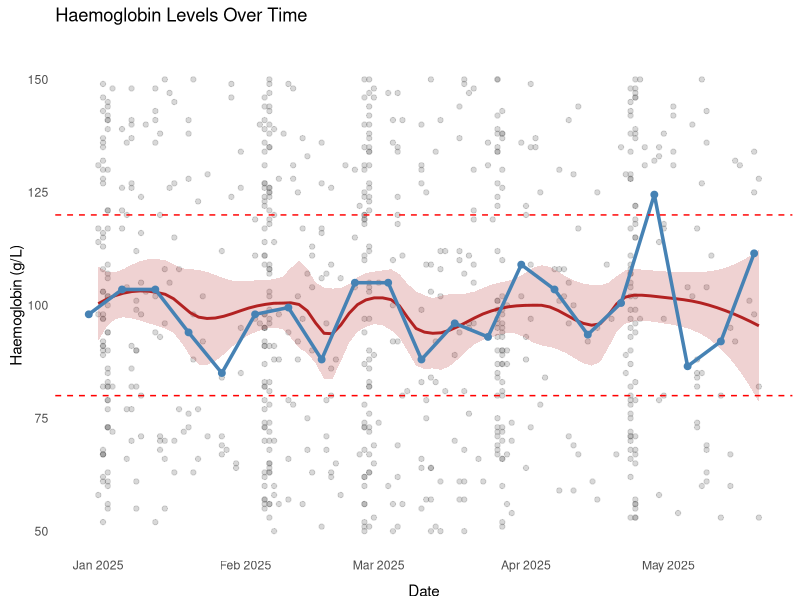
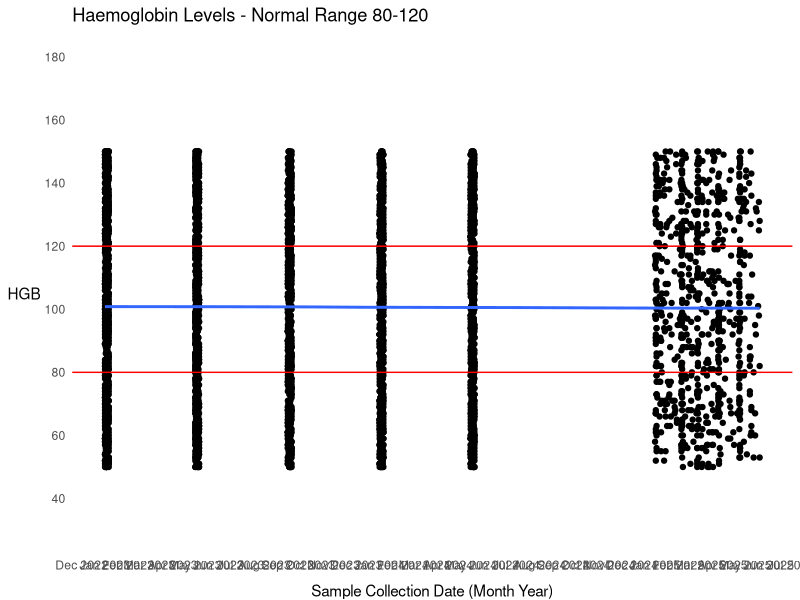
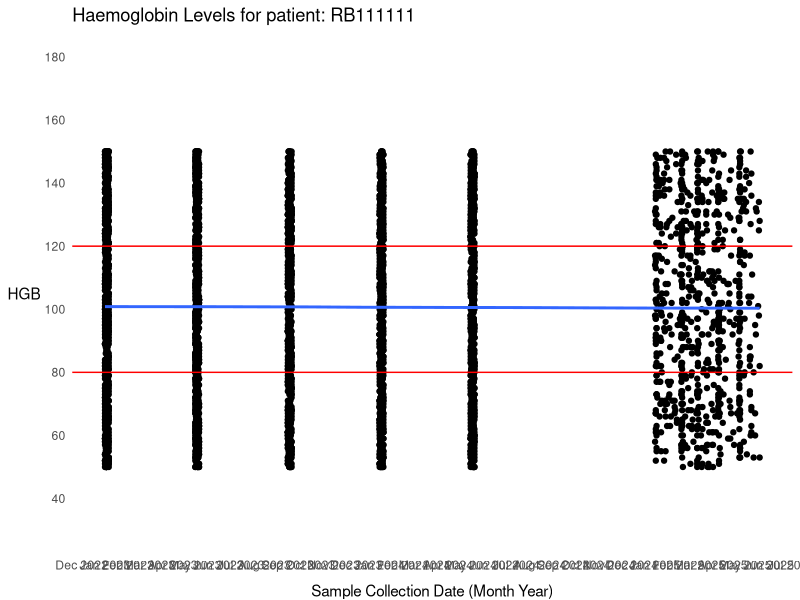
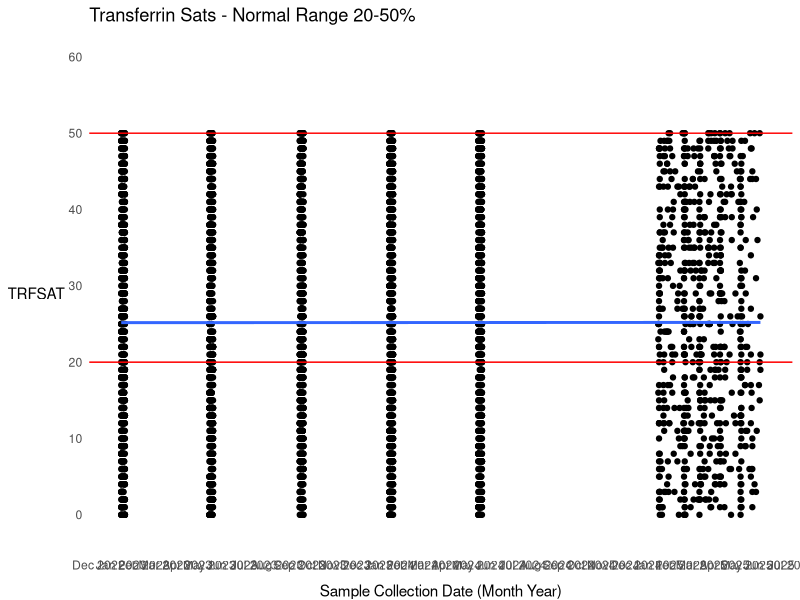
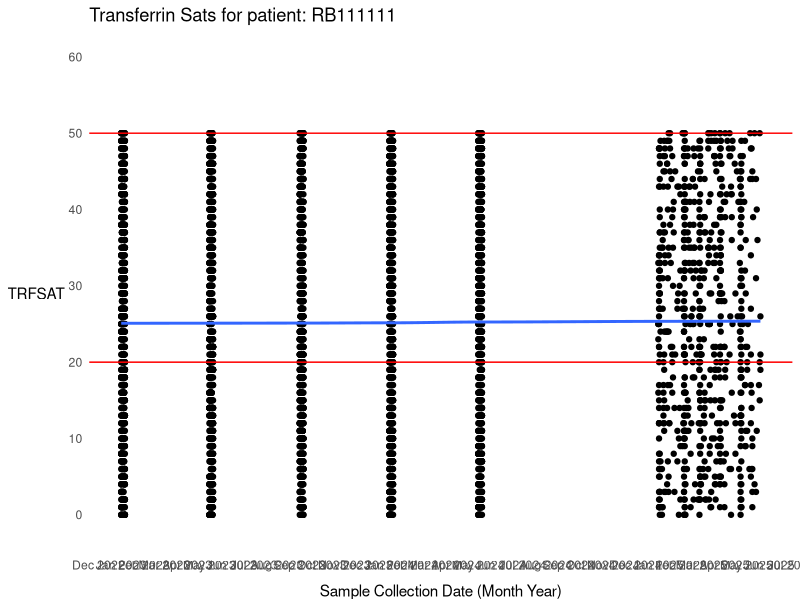
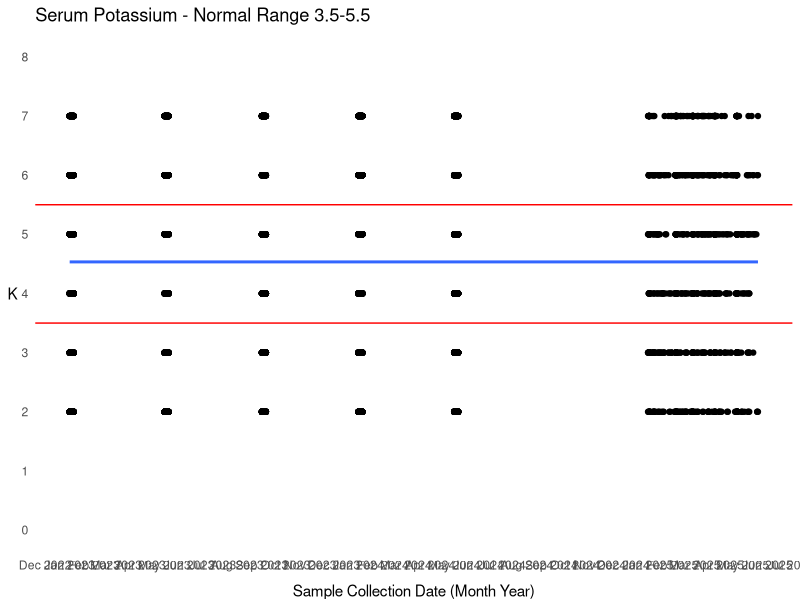
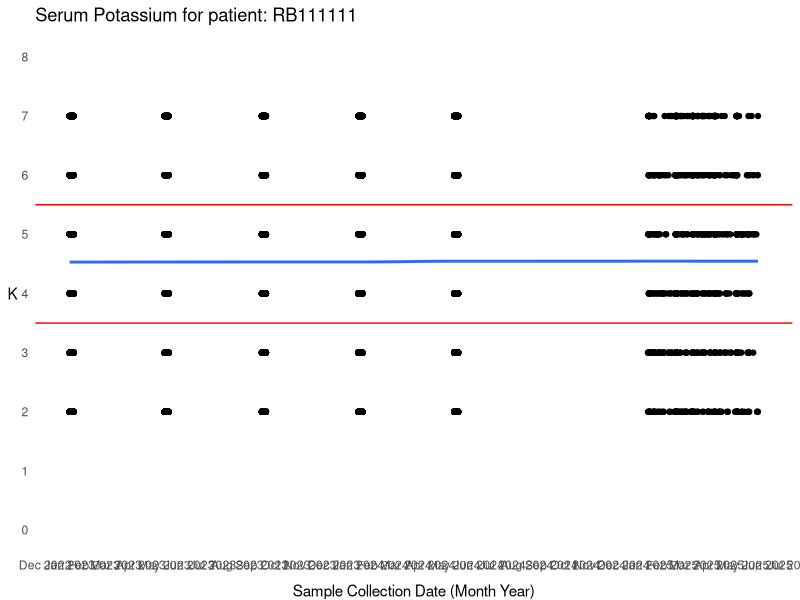
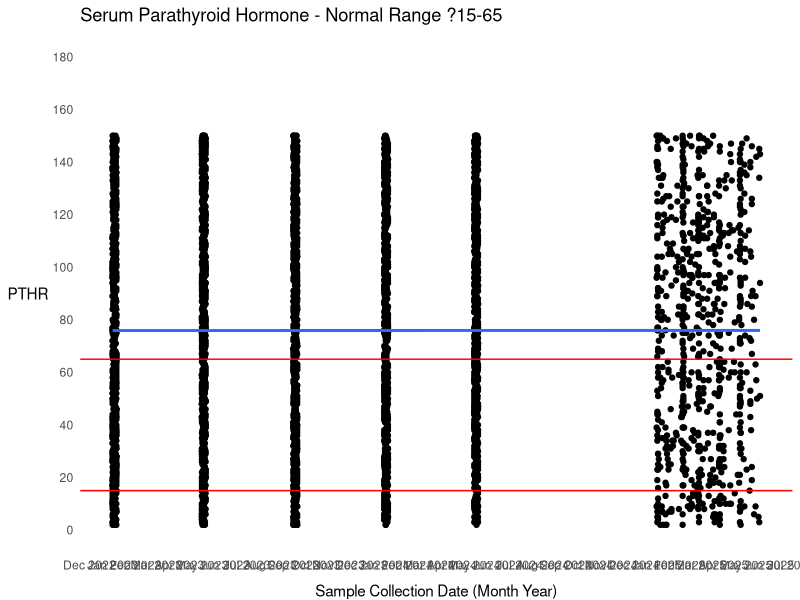

These charts were generated, in order, by the following R code:
## ---- chunk 1
## Dependencies ---- 
# TinyTeX (Latex renderer)

### Data cleaning ----

# There may be changes to data format as Nick refines his workflow, but some of the principles will remain the same and this data cleaning section we can update until the pipeline stabilises

library(readr)
library(tidyverse)

#read in data ----
coreData <- read_csv("DUMMY_DAT.csv", na = c("", " ", "NA")) ## nice use of readr btw

# Time data
library(lubridate)

coreData <- coreData %>%
  mutate(
    Collected = dmy_hm(Collected),         # Parse as date-time (day-month-year hour:minute)
    CollectedDate = as.Date(Collected)     # Keep just the date part - we can use this bit for graphs later.
  )

## create a few more dates so we can practice graphing over time.

library(dplyr)
library(lubridate)
library(stringr)

set.seed(42)

# Get existing UR numbers
existing_urs <- unique(coreData$`Ur Number`)

# Define variable ranges 
range_hgb   <- range(coreData$HGB, na.rm = TRUE)
range_trf   <- range(coreData$TRFSAT, na.rm = TRUE)
range_k     <- range(coreData$K, na.rm = TRUE)
range_pthr  <- range(coreData$PTHR, na.rm = TRUE)
range_phos  <- range(coreData$PHOS, na.rm = TRUE)
range_cal   <- range(coreData$CAL, na.rm = TRUE)
range_alb   <- range(coreData$ALB, na.rm = TRUE)
hbsab_vals  <- unique(coreData$HBSAB)

# Create synthetic data spaced 4 months apart
generate_longitudinal <- function(ur_number, start_date = as.Date("2023-01-01")) {
  tibble(
    `Ur Number` = ur_number,
    Collected = format(
      start_date + months(seq(0, by = 4, length.out = 5)) + days(sample(0:5, 5, replace = TRUE)) + hours(sample(6:16, 5, replace = TRUE)),
      format = "%d/%m/%Y %H:%M"
    ),
    HGB    = sample(seq(range_hgb[1], range_hgb[2]), 5, replace = TRUE),
    TRFSAT = sample(seq(range_trf[1], range_trf[2]), 5, replace = TRUE),
    K      = sample(seq(range_k[1], range_k[2]), 5, replace = TRUE),
    PTHR   = sample(seq(range_pthr[1], range_pthr[2]), 5, replace = TRUE),
    PHOS   = sample(seq(range_phos[1], range_phos[2]), 5, replace = TRUE),
    CAL    = sample(seq(range_cal[1], range_cal[2]), 5, replace = TRUE),
    ALB    = sample(seq(range_alb[1], range_alb[2]), 5, replace = TRUE),
    HBSAB  = sample(hbsab_vals, 5, replace = TRUE)
  )
}

# Generate and bind all
longitudinal_data <- bind_rows(lapply(existing_urs, generate_longitudinal))

# Convert the 'Collected' column in longitudinal_data to datetime (otherwise throws errors when binding rows)
longitudinal_data <- longitudinal_data %>%
  mutate(Collected = dmy_hm(Collected))


# Combine with OG data
coreData <- bind_rows(coreData, longitudinal_data)

##lazy
ptSubset<-coreData ## can clean this later - I just couldnt be bothered cleaning up the object names below

## ---- chunk 2

# Step 1: Create a WeekStart column (floored to Monday)
coreData <- coreData %>%
  mutate(WeekStart = lubridate::floor_date(CollectedDate, unit = "week", week_start = 1))

# Step 2: Calculate weekly median HGB
weekly_summary <- coreData %>%
  group_by(WeekStart) %>%
  summarise(
    median_HGB = median(HGB, na.rm = TRUE),
    .groups = "drop"
  )

scatterplotTheme <- theme_minimal() +
  theme(
    panel.grid.major = element_blank(),
    panel.grid.minor = element_blank(),
    axis.title.y = element_text(angle = 90, vjust = 0.5),  # <-- vertical
    axis.title.x = element_text(vjust = -1)
  )


# Step 3: Plot with LOESS and weekly median
ggplot(coreData, aes(x = CollectedDate, y = HGB)) +
  geom_point(alpha = 0.25, size = 1.5, color = "grey40") +
  geom_smooth(method = "loess", span = 0.25, se = TRUE,
              color = "firebrick", fill = "firebrick", alpha = 0.2) +
  geom_line(data = weekly_summary,
            aes(x = WeekStart, y = median_HGB),
            inherit.aes = FALSE, color = "steelblue", linewidth = 1.2) +
  geom_point(data = weekly_summary,
             aes(x = WeekStart, y = median_HGB),
             inherit.aes = FALSE, color = "steelblue", size = 2) +
  geom_hline(yintercept = c(80, 120), color = "red", linetype = "dashed") +
  scale_x_date(date_breaks = "1 month", date_labels = "%b %Y") +
  labs(
    title = "Haemoglobin Levels Over Time",
    subtitle = "",
    x = "Date", y = "Haemoglobin (g/L)"
  ) +
  scatterplotTheme

## ---- chunk 3
library(dplyr)
library(lubridate)
library(knitr)
library(kableExtra)


# Define HGB targets
lower_limit <- 80
upper_limit <- 120

# Filter to most recent result per patient
latest_hgb <- coreData %>%
  filter(!is.na(HGB)) %>%
  arrange(`Ur Number`, desc(CollectedDate)) %>%
  group_by(`Ur Number`) %>%
  slice_head(n = 1) %>%
  ungroup()

# Categorise based on target range
total_patients <- n_distinct(latest_hgb$`Ur Number`)

hgb_stats <- latest_hgb %>%
  mutate(HGB_category = case_when(
    HGB < lower_limit ~ "Below Target",
    HGB > upper_limit ~ "Above Target",
    TRUE ~ "Within Target"
  )) %>%
  group_by(HGB_category) %>%
  summarise(
    n_patients = n(),
    prop_patients = round(100 * n_patients / total_patients, 1),
    .groups = "drop"
  )


# Print clean summary
hgb_stats %>%
  mutate(
    line = sprintf(
      "%-15s | %3d patients | %5.1f%%",
      HGB_category, n_patients, prop_patients
    )
  ) %>%
  pull(line) %>%
  cat(sep = "\n")



coreData <- coreData %>%
  mutate(CollectedDate = as.Date(Collected))
# Define HGB flags: drop below target and acute drop
coreData <- coreData %>%
  arrange(`Ur Number`, CollectedDate) %>%
  group_by(`Ur Number`) %>%
  mutate(
    prev_HGB = lag(HGB),
    prev_date = lag(CollectedDate),
    delta_HGB = HGB - prev_HGB,
    delta_days = as.numeric(CollectedDate - prev_date)
  ) %>%
  ungroup()

# 1. Drop from ≥80 to <80
drop_below_target <- coreData %>%
  filter(!is.na(HGB) & !is.na(prev_HGB) & prev_HGB >= 80 & HGB < 80) %>%
  mutate(Event = "Drop from ≥80 to <80 g/L")

# 2. Drop ≥10 g/L in ≤30 days
drop_10_in_1_month <- coreData %>%
  filter(!is.na(delta_HGB) & delta_HGB <= -10 & delta_days <= 30) %>%
  mutate(Event = "Drop ≥10 g/L in ≤30 days")

# Combine and take most recent event per patient
hb_flagged_events <- bind_rows(drop_below_target, drop_10_in_1_month) %>%
  arrange(`Ur Number`, desc(CollectedDate)) %>%
  group_by(`Ur Number`) %>%
  slice_head(n = 1) %>%
  ungroup() %>%
  filter(CollectedDate >= Sys.Date() - 30) %>%   # was just getting too many hits with the synthetic stuff
  select(`Ur Number`, CollectedDate, HGB, prev_HGB, delta_HGB, delta_days, Event)

# Recalculate summary counts
n_drop_below_target <- hb_flagged_events %>%
  filter(Event == "Drop from ≥80 to <80 g/L") %>%
  n_distinct("Ur Number")

n_drop_10_in_1_month <- hb_flagged_events %>%
  filter(Event == "Drop ≥10 g/L in ≤30 days") %>%
  n_distinct("Ur Number")

# Output summary
cat("Patients who dropped from ≥80 to <80 g/L within 30 days: ", n_drop_below_target, "\n")
cat("Patients with ≥10 g/L HGB drop within 30 days: ", n_drop_10_in_1_month, "\n")

# Output final table
hb_flagged_events %>%
  arrange(`Ur Number`, CollectedDate) %>%
  kable(caption = "Most Recent Flagged Haemoglobin Event per Patientm within 30 days", digits = 1) %>%
  kable_styling(full_width = FALSE)

## ---- chunk 4
knitr::opts_chunk$set(echo = TRUE, fig.width = 6, fig.height = 4)


#tinytex::install_tinytex() #LaTeX renderer required to generate PDFs

library(ggplot2)
ptURN <- "RB111111"
# Allow for reports for 
# - single pts
# - list of single pts (e.g. show time-series for pts URN a, b, c, d ?all in one file vs ?separate files)
# - aggregated pts (e.g. show / summarise pt results + URNS when Hb < 70)

#coreData <- read.csv("DUMMY_DAT.csv", na.strings=c(""," ","NA")) ## prepped earlier so muted this

# Every time this script is run, a "random pt" set will be generated - pt datasets will be variable ## EOS: why this approach and not just all ?
#randomData <- coreData; randomData[sample(nrow(randomData), 70), 'Ur.Number'] <- ptURN
#ptSubset <- subset(randomData, Ur.Number == ptURN)
# ,"<  10", ">1000" 
# 

coreData$HBSAB[coreData$HBSAB == "<  10"] <- "<10"
coreData$HBSAB[coreData$HBSAB >10] <- "10-1000"
coreData$HBSAB[coreData$HBSAB == ">1000"] <- ">1000"
coreData$HBSAB <- factor(coreData$HBSAB, levels=c("<10", "10-1000", ">1000"))

coreData$Collected <- as.POSIXct(coreData$Collected, format="%d/%m/%Y %H:%M")

scatterplotTheme <- theme_minimal() +
  theme(panel.grid.major = element_blank(),
  panel.grid.minor = element_blank(),
  axis.title.y = element_text(angle = 0, vjust = 0.5),
  axis.title.x = element_text(vjust = -1)
  )

## ---- chunk 5

#summary(coreData)

thresholds <- data.frame( 
     hgb = c(80,115),
  trfsat = c(20,50),
       k = c(3.0,5.5),
    pthr = c(18,90),
    phos = c(1.5,4),
      ca = c(2.00, 2.60),
     alb = c(20,40)
   #hbsab = c("<10", ">1000")
); names(thresholds) <- names(coreData[seq(3, length(thresholds)+(3-1))])

returnExtremes <- function(dataset, thresholdDF) {
  
  for (variable in names(thresholdDF)) {
    low <- length(
        subset(dataset, 
               dataset[,variable] <= thresholdDF[[variable]][1]
               )[,1] 
            )
        
    high <- length(
        subset(dataset, 
               dataset[,variable] >= thresholdDF[[variable]][2]
               )[,1] 
            )
    cat(paste0(variable, "\n",
                 "no. of pts >= ", thresholdDF[[variable]][1],": ", low, "\n",
                 "no. of pts <= ", thresholdDF[[variable]][2],": ", high, "\n"))
      }
      
}

# TODO: ?Vectorise returnExtremes function

## ---- chunk 6
returnExtremes(coreData, thresholds)
## ---- chunk 7
# Subset by pt 
# 

#as.Date(Collected)
# as.Date nested in as.POSIXct to support time format in future if needed
## as.Date(as.POSIXct(Collected, format="%d/%m/%Y %H:%M"))
# 
# HB data ranges 80-120
# 

# TODO: better axis labels / formats
# TODO: rolling mean from Zoo library (rollmean for average over-time)
# TODO: fix axis ticks 

ggplot(data= coreData, 
       aes(x=as.Date(Collected, format="%d/%m/%Y %H:%M"), y=HGB, group=1)) +
  geom_point() +
  geom_hline(yintercept = 80, color = "red") + 
  geom_hline(yintercept = 120, color = "red") +
  scale_x_date(date_breaks = "1 month", date_labels =  "%b %Y") +
  geom_smooth(method=stats::loess, se=F, 
                      method.args=list(degree=0,span=1)) +
  xlab("Sample Collection Date (Month Year)") +
  ggtitle("Haemoglobin Levels - Normal Range 80-120") +
  scale_y_continuous(limits = c(30,180), breaks = seq(20,180,20)) +
  scatterplotTheme


#HbLow <- subset(coreData, HGB <= 80)
#summary(HbLow) #target specific values. E.g. what is average phosphate with low Hb?
#HbHigh <- subset(coreData, HGB >= 120)
#summary(HbHigh)

# ?flat roll-mean because random generated data?
# 
# 

cat("\n\n\n")

ggplot(data= ptSubset, 
       aes(x=as.Date(Collected, format="%d/%m/%Y %H:%M"), y=HGB, group=1)) +
  geom_point() +
  geom_hline(yintercept = 80, color = "red") + 
  geom_hline(yintercept = 120, color = "red") +
  scale_x_date(date_breaks = "1 month", date_labels =  "%b %Y") +
  geom_smooth(method=stats::loess, se=F, 
                      method.args=list(degree=0,span=1)) +
  xlab("Sample Collection Date (Month Year)") +
  ggtitle(paste0("Haemoglobin Levels for patient: ", ptURN)) +
  scale_y_continuous(limits = c(30,180), breaks = seq(20,180,20)) +
  scatterplotTheme

## ---- chunk 8
ggplot(data= coreData, 
       aes(x=as.Date(Collected, format="%d/%m/%Y %H:%M"), y=TRFSAT, group=1)) +
  geom_point() +
  ylim(-2, 60) +
  geom_hline(yintercept = 20, color = "red") + 
  geom_hline(yintercept = 50, color = "red") +
  scale_x_date(date_breaks = "1 month", date_labels =  "%b %Y") +
  geom_smooth(method=stats::loess, se=F, 
                      method.args=list(degree=0,span=5)) +
  xlab("Sample Collection Date (Month Year)") +
  ggtitle("Transferrin Sats - Normal Range 20-50%") +
  scale_y_continuous(limits = c(-2,60), breaks = seq(0,60,10)) +
  scatterplotTheme

# Pt Subset
ggplot(data= ptSubset, 
       aes(x=as.Date(Collected, format="%d/%m/%Y %H:%M"), y=TRFSAT, group=1)) +
  geom_point() +
  ylim(-2, 60) +
  geom_hline(yintercept = 20, color = "red") + 
  geom_hline(yintercept = 50, color = "red") +
  scale_x_date(date_breaks = "1 month", date_labels =  "%b %Y") +
  geom_smooth(method=stats::loess, se=F, 
                      method.args=list(degree=0,span=1)) +
  xlab("Sample Collection Date (Month Year)") +
  ggtitle(paste0("Transferrin Sats for patient: ", ptURN)) +
  scale_y_continuous(limits = c(-2,60), breaks = seq(0,60,10)) +
  scatterplotTheme


## ---- chunk 9
ggplot(data= coreData, 
       aes(x=as.Date(Collected, format="%d/%m/%Y %H:%M"), y=K, group=1)) +
  geom_point() +
  ylim(-2, 60) +
  geom_hline(yintercept = 3.5, color = "red") + 
  geom_hline(yintercept = 5.5, color = "red") +
  scale_x_date(date_breaks = "1 month", date_labels =  "%b %Y") +
  geom_smooth(method=stats::loess, se=F, 
                      method.args=list(degree=0,span=10)) +
  xlab("Sample Collection Date (Month Year)") +
  ggtitle("Serum Potassium - Normal Range 3.5-5.5") +
  scale_y_continuous(limits = c(0,8), breaks = seq(0,10,1)) +
  scatterplotTheme

ggplot(data= ptSubset, 
       aes(x=as.Date(Collected, format="%d/%m/%Y %H:%M"), y=K, group=1)) +
  geom_point() +
  ylim(-2, 60) +
  geom_hline(yintercept = 3.5, color = "red") + 
  geom_hline(yintercept = 5.5, color = "red") +
  scale_x_date(date_breaks = "1 month", date_labels =  "%b %Y") +
  geom_smooth(method=stats::loess, se=F, 
                      method.args=list(degree=0,span=1)) +
  xlab("Sample Collection Date (Month Year)") +
  ggtitle(paste0("Serum Potassium for patient: ", ptURN)) +
  scale_y_continuous(limits = c(0,8), breaks = seq(0,10,1)) +
  scatterplotTheme

## ---- chunk 10
ggplot(data= coreData, 
       aes(x=as.Date(Collected, format="%d/%m/%Y %H:%M"), y=PTHR, group=1)) +
  geom_point() +
  ylim(-2, 60) +
  geom_hline(yintercept = 15, color = "red") + 
  geom_hline(yintercept = 65, color = "red") +
  scale_x_date(date_breaks = "1 month", date_labels =  "%b %Y") +
  geom_smooth(method=stats::loess, se=F, 
                      method.args=list(degree=0,span=10)) +
  xlab("Sample Collection Date (Month Year)") +
  ggtitle("Serum Parathyroid Hormone - Normal Range ?15-65") +
  scale_y_continuous(limits = c(0,180), breaks = seq(0,180,20)) +
  scatterplotTheme

# Pt Dataset 

ggplot(data= ptSubset, 
       aes(x=as.Date(Collected, format="%d/%m/%Y %H:%M"), y=PTHR, group=1)) +
  geom_point() +
  ylim(-2, 60) +
  geom_hline(yintercept = 15, color = "red") + 
  geom_hline(yintercept = 65, color = "red") +
  scale_x_date(date_breaks = "1 month", date_labels =  "%b %Y") +
  geom_smooth(method=stats::loess, se=F, 
                      method.args=list(degree=0,span=1)) +
  xlab("Sample Collection Date (Month Year)") +
  ggtitle(paste0("Serum Parathyroid Hormone for patient: ", ptURN)) +
  scale_y_continuous(limits = c(0,180), breaks = seq(0,180,20)) +
  scatterplotTheme

## ---- chunk 11
ggplot(data= coreData, 
       aes(x=as.Date(Collected, format="%d/%m/%Y %H:%M"), y=PHOS, group=1)) +
  geom_point() +
  ylim(-2, 60) +
  geom_hline(yintercept = 2, color = "red") + 
  geom_hline(yintercept = 4, color = "red") +
  scale_x_date(date_breaks = "1 month", date_labels =  "%b %Y") +
  geom_smooth(method=stats::loess, se=F, 
                      method.args=list(degree=0,span=10)) +
  xlab("Sample Collection Date (Month Year)") +
  ggtitle("Serum Phosphate Levels - Normal Range 2-4") +
  scale_y_continuous(limits = c(1,5), breaks = seq(0,5,0.5)) +
  scatterplotTheme

ggplot(data= ptSubset, 
       aes(x=as.Date(Collected, format="%d/%m/%Y %H:%M"), y=PHOS, group=1)) +
  geom_point() +
  ylim(-2, 60) +
  geom_hline(yintercept = 2, color = "red") + 
  geom_hline(yintercept = 4, color = "red") +
  scale_x_date(date_breaks = "1 month", date_labels =  "%b %Y") +
  geom_smooth(method=stats::loess, se=F, 
                      method.args=list(degree=0,span=1)) +
  xlab("Sample Collection Date (Month Year)") +
  ggtitle(paste0("Serum Phosphate Levels for patient: ", ptURN)) +
  scale_y_continuous(limits = c(1,5), breaks = seq(0,5,0.5)) +
  scatterplotTheme

## ---- chunk 12
ggplot(data= coreData, 
       aes(x=as.Date(Collected, format="%d/%m/%Y %H:%M"), y=CAL, group=1)) +
  geom_point() +
  ylim(-2, 60) +
  geom_hline(yintercept = 2.10, color = "red") + 
  geom_hline(yintercept = 2.60, color = "red") +
  scale_x_date(date_breaks = "1 month", date_labels =  "%b %Y") +
  geom_smooth(method=stats::loess, se=F, 
                      method.args=list(degree=0,span=10)) +
  xlab("Sample Collection Date (Month Year)") +
  ggtitle("Serum Calcium Levels - Normal Range 2.10-2.60") +
  scale_y_continuous(limits = c(1,3), breaks = seq(0,3,0.5)) +
  scatterplotTheme

ggplot(data= ptSubset, 
       aes(x=as.Date(Collected, format="%d/%m/%Y %H:%M"), y=CAL, group=1)) +
  geom_point() +
  ylim(-2, 60) +
  geom_hline(yintercept = 2.10, color = "red") + 
  geom_hline(yintercept = 2.60, color = "red") +
  scale_x_date(date_breaks = "1 month", date_labels =  "%b %Y") +
  geom_smooth(method=stats::loess, se=F, 
                      method.args=list(degree=0,span=1)) +
  xlab("Sample Collection Date (Month Year)") +
  ggtitle(" - Normal Range ") +
  ggtitle(paste0("Serum Calcium Levels for patient: ", ptURN)) +
  scale_y_continuous(limits = c(1,3), breaks = seq(0,3,0.5)) +
  scatterplotTheme

## ---- chunk 13
ggplot(data= coreData, 
       aes(x=as.Date(Collected, format="%d/%m/%Y %H:%M"), y=ALB, group=1)) +
  geom_point() +
  ylim(-2, 60) +
  geom_hline(yintercept = 19, color = "red") + 
  geom_hline(yintercept = 26, color = "red") +
  scale_x_date(date_breaks = "1 month", date_labels =  "%b %Y") +
  geom_smooth(method=stats::loess, se=F, 
                      method.args=list(degree=0,span=10)) +
  xlab("Sample Collection Date (Month Year)") +
  ggtitle("Serum Albumin Levels - Normal Range 19-26") +
  scale_y_continuous(limits = c(10,35), breaks = seq(0,35,5)) +
  scatterplotTheme

ggplot(data= ptSubset, 
       aes(x=as.Date(Collected, format="%d/%m/%Y %H:%M"), y=ALB, group=1)) +
  geom_point() +
  ylim(-2, 60) +
  geom_hline(yintercept = 19, color = "red") + 
  geom_hline(yintercept = 26, color = "red") +
  scale_x_date(date_breaks = "1 month", date_labels =  "%b %Y") +
  geom_smooth(method=stats::loess, se=F, 
                      method.args=list(degree=0,span=1)) +
  xlab("Sample Collection Date (Month Year)") +
  ggtitle(paste0("Serum Albumin Levels for patient: ", ptURN)) +
  scale_y_continuous(limits = c(10,35), breaks = seq(0,35,5)) +
  scatterplotTheme

## ---- chunk 14
# TODO: Handle <10 and > 1000 values
ggplot(data=na.omit(coreData), 
       aes(x=as.Date(Collected, format="%d/%m/%Y %H:%M"), y=HBSAB, group=1)) +
  geom_point() +
  #ylim(-2, 60) +
#  geom_hline(yintercept = 19, color = "red") + 
 # geom_hline(yintercept = 26, color = "red") +
  scale_x_date(date_breaks = "1 month", date_labels =  "%b %Y") +
 # geom_smooth(method=stats::loess, se=F, 
  #                    method.args=list(degree=0,span=10)) +
  xlab("Sample Collection Date (Month Year)") +
  ggtitle("Serum HBSAB Levels - Normal >10") +
  scatterplotTheme
  #scale_y_continuous(limits = c(10,35), breaks = seq(0,35,5))
